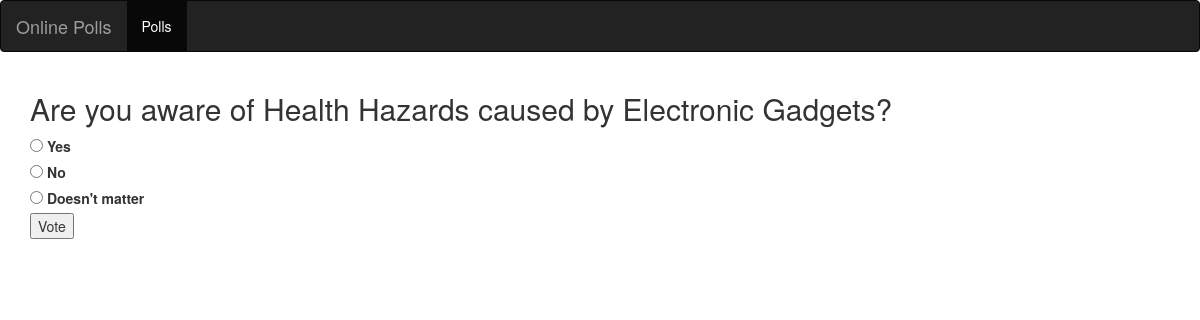
Screenshot of /polls/7/ with the database file from the repository.
### polls/models.py (models this page shows, shortened)
@python_2_unicode_compatible  #for python 2 support
class Question(models.Model):
	question_text = models.CharField(max_length=200)
	pub_date = models.DateTimeField('Date Published')
	category = models.CharField(max_length=50,null=True)

@python_2_unicode_compatible  #for python 2 support
class Choice(models.Model):
	question = models.ForeignKey(Question,
								on_delete=models.CASCADE)
	choice_text = models.CharField(max_length=200)
	votes = models.IntegerField(default=0)

### polls/views.py (the view)
# urls.py: url(r'^(?P<pk>[0-9]+)/$', views.DetailView.as_view(), name='detail'),
class DetailView(generic.DetailView):
	model = Question
	template_name = 'polls/detail.html'

### polls/templates/polls/detail.html (shortened to what this page needs)
<!DOCTYPE html>
<html lang="en">
<head>
  <link rel="stylesheet" href="http://maxcdn.bootstrapcdn.com/bootstrap/3.3.4/css/bootstrap.min.css">
</head>
<body>
 <nav class="navbar navbar-inverse">
        <div class="container-fluid">
            <div class="navbar-header">
                <a href="" class="navbar-brand">Online Polls</a>
            </div>
            <div>
                <ul class="nav navbar-nav">
                    <li class="active"><a href="{% url 'polls:index' %}">Polls</a></li>
                </ul>
            </div>
        </div>
  </nav>
<div class="container">
<h2>{{ question.question_text }}</h2>
<form action="{% url 'polls:vote' question.id %}" method="post">
{% for choice in question.choice_set.all %}
	<input type="radio" name="choice" id="choice {{ forloop.counter }}" value="{{ choice.id }}" />
	<label for="choice{{ forloop.counter }}">{{ choice.choice_text }}</label><br/>
	{% endfor %}
	<input type="submit" value="Vote" />
</form>
</div>
</body>

### rows the page displays
Question: question_text "Are you aware of Health Hazards caused by Electronic Gadgets?"
Choice: choice_text "Yes"
Choice: choice_text "No"
Choice: choice_text "Doesn't matter"
